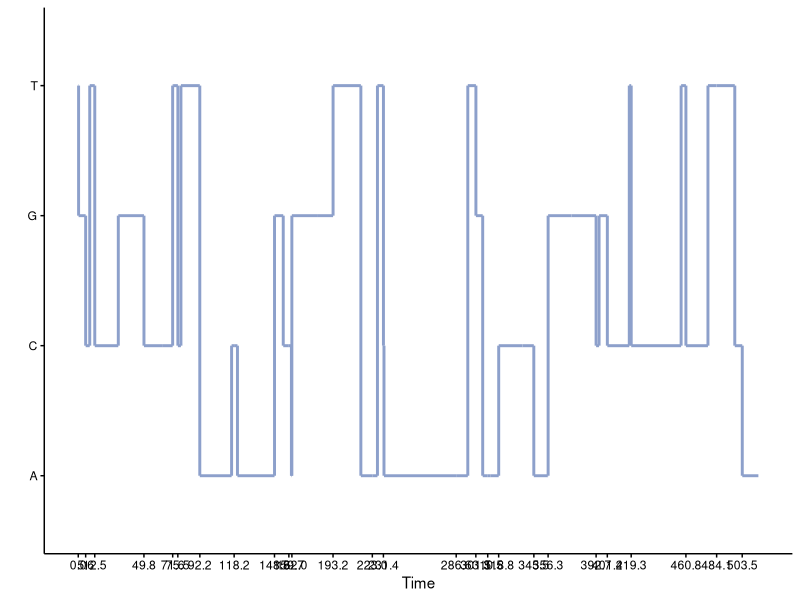
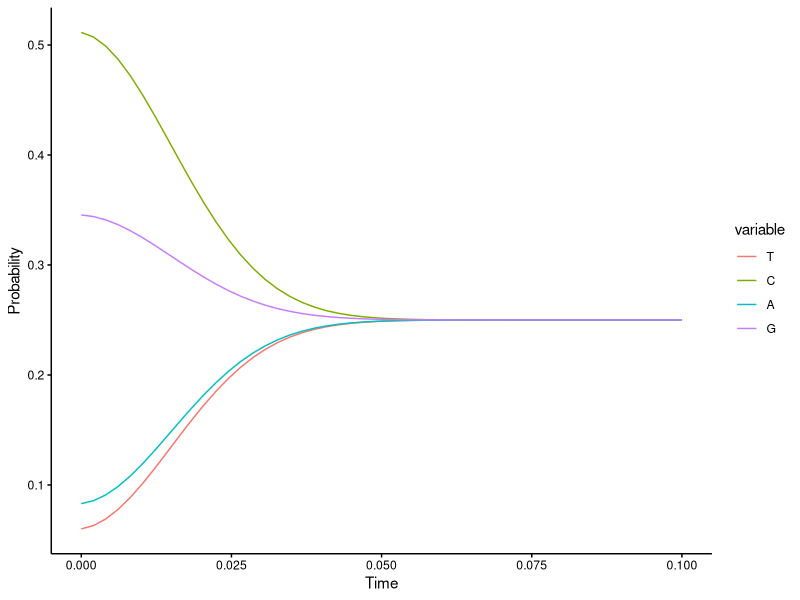
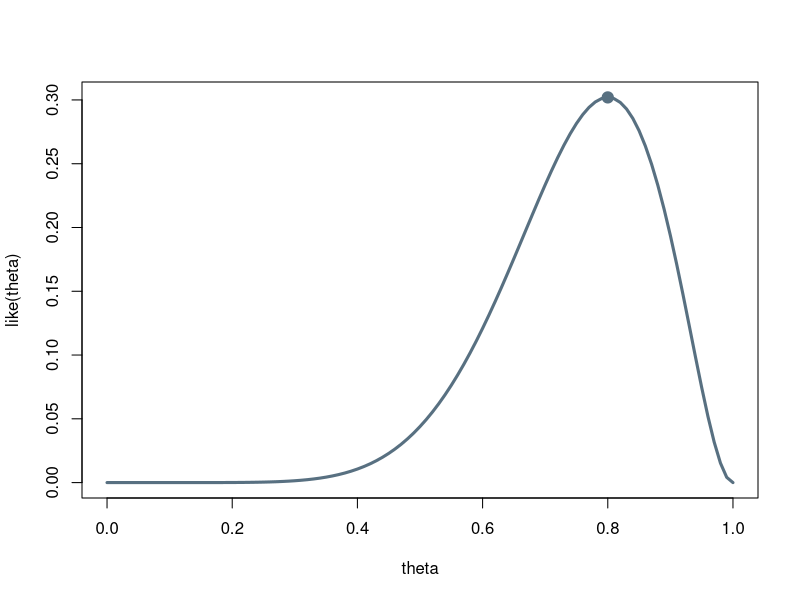
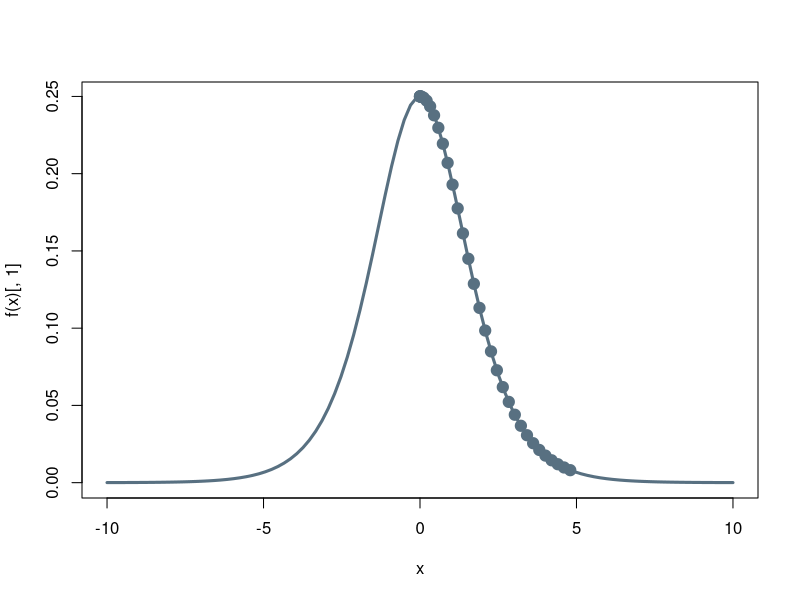

Reproduce these figures in R, in order.
################
#---PACKAGES---#
################
require(ggplot2)
require(reshape2)


###########################
#---POISSON SAMPLE PATH---#
###########################
# 4 x 12
paths = 1
N = 50

rate = 0.1

colorBeta <- rgb(252, 141, 98, maxColorValue = 255, alpha = 255)  
colorAlpha <- rgb(141, 160, 203, maxColorValue = 255, alpha = 255)  

theList <- list()
for(j in 1 : paths) {
  
  data = data.frame(
    x = rep(NA, 2 * N + 1),
    xend = rep(NA, 2 * N + 1 ),
    y = rep(NA, 2 * N + 1),
    yend = rep(NA, 2 * N + 1),
    path = rep(NA, 2 * N + 1)
  )
  
  data$x[1] = 0
  data$xend[1] = rexp(1, rate = rate)
  
  data$y[1] = sample(c("A", "C", "G", "T"), size = 1)
  data$yend = data$y
  
  ids = seq( from = 1, to = (2 * N - 1), by = 2 )
  
  for(i in ids) {
    
    char = sample(c("A", "C", "G", "T"), size = 1)
    time = rexp(1, rate = rate)
    
    data$x[i + 1] = data$xend[i]
    data$xend[i + 1] = data$x[i + 1]
    
    data$y[i + 1] = data$yend[i]
    data$yend[i + 1] = char
    
    data$x[i + 2] = data$xend[i + 1]
    data$xend[i + 2] = data$x[i + 2] + time
    
    data$y[i + 2] = data$yend[i + 1]
    data$yend[i + 2] = data$y[i + 2]
    
    data$path[i] <- data$path[i + 1] <- data$path[i + 2] <- j
    
  } # END: i
  
  theList[[j]] = data
} # END: j

data_melt <- do.call("rbind", theList)
data_melt$path <- as.factor(data_melt$path)
  
p <- ggplot(data_melt)
p <- p + geom_segment(aes(x = x, y = y, xend = xend, yend = yend, linetype = path), colour = colorAlpha, size = 1)
# p <- p + geom_point(aes(x = x, y = y), colour = colorAlpha, fill = colorAlpha, shape = 21, size = 2)

theme1 <- theme(
  axis.line = element_line(colour = "black"),
  axis.text = element_text(colour = "black"),
  axis.ticks = element_line(colour = "black"),
  legend.position = "none",
  panel.background = element_rect(size = 1, fill = "white", colour = NA),
  panel.border = element_blank(),
  panel.grid.major = element_blank(),
  panel.grid.minor = element_blank()
)

nth = 2
ticks <- unique(round(data_melt$x, 1))
ticks <- ticks[seq(1, length(ticks), nth)]
p <- p + scale_x_continuous(
  breaks = ticks
  )

p <- p + theme1
p <- p + xlab("Time") + ylab("")
print(p)


#########################
#---JC69 CTMC EXAMPLE---#
#########################
JC69 <- function (theta, t) {
  p0 = 1/4 + 3/4 * exp(-4*theta*t)
  p1 = 1/4 - 1/4 * exp(-4*theta*t)
  
  trans_prob = matrix(c(p0, p1, p1, p1,
                        p1, p0, p1, p1,
                        p1, p1, p0, p1,
                        p1, p1, p1, p0
  ), nrow = 4, ncol = 4, byrow = T)
  
  colnames(trans_prob) <- rownames(trans_prob) <- c("T", "C", "A", "G")
  return(trans_prob)
}

N = 50
times = seq(0, 0.1, length.out = N)
data <- data.frame(
    T = rep(NA, N),
    C = rep(NA, N),
    A = rep(NA, N),
    G = rep(NA, N)
    )

# set.seed(123)
r    <- runif(4)
vect <- r / sum(r)


data[1, ] <- vect
theta    <- 2

for (i in 2 : N) {
   probs = as.matrix(data[i - 1, ], nrow = 1, ncol = 4)
   data[i, ] <- probs %*% JC69(theta, t = times[i])   
}

data_melt <- melt(cbind(t = times, data), id.vars = "t") 

p <- ggplot(data_melt)
p <- p + geom_line(aes(x = t, y = value, color = variable))    
p <- p + xlab("Time") + ylab("Probability")
theme <- theme(
  axis.title = element_text(colour = "black"),
  axis.text = element_text(colour = "black"),
  axis.line = element_line(colour = "black"),
  axis.ticks = element_line(colour = "black"),
  panel.background = element_rect(size = 1, fill = "white", colour = NA),
  plot.background = element_rect(colour = NA),
  panel.border = element_blank(),
  panel.grid.major = element_blank(),
  panel.grid.minor = element_blank()
)
p <- p + theme
print(p)


###################################
#---BINOMIAL LIKELIHOOD EXAMPLE---#
###################################
myBlue = rgb(r = 86, g = 110, b = 126, maxColorValue = 250)

like <- function(theta, k = 8, n = 10) {
  return(dbinom(k, n, theta))
}

# 900 x 600
theta <- seq(from = 0, to = 1, by = 0.01)
plot(theta, like(theta), type = "l", col = myBlue, lwd = 3)




points(0.8, like(0.8), pch = 19, col = myBlue, cex = 1.5)


######################
#---NEWTON RAPHSON---#
######################
myBlue = rgb(r = 86, g = 110, b = 126, maxColorValue = 250)

f <- function(x) {
  f = exp(x)/(1 + exp(x))^2
  fx = exp(x)/(1 + exp(x))^2 - 2*exp(2*x)/(1 + exp(x))^3
  fxx = 6 * exp(x)/(1 + exp(x))^4 - 6*exp(2*x)/(1 + exp(x))^3 + exp(x)/(1+exp(x))^2
  return( data.frame(f = f, fx = fx, fxx = fxx ) )
}

x = seq(-10, 10, length.out = 100)
plot(x, f(x)[,1], type = "l", col = myBlue, lwd = 3)

newtonRaphson <- function(f, x0, tol = 1/10^9, maxIter = 100) {
  
  x  = x0
  fx = f(x)
  i  = 0
  
  cat(paste(c("i", "x", "f(x)", "\n"), sep = "\t"))
  while ( (abs(fx[, 2]) > tol) ) {
    
    if(i < maxIter) {
      
      x  = x - fx[, 2] / fx[, 3]
      fx = f(x)
      
      points(x, fx[,1], pch = 19, col = myBlue, cex = 1.5)
      cat(paste(c(i, x, fx[,1], "\n"), sep = "\t"))
      Sys.sleep(0.5)  
      
      i  = i + 1
      
    } else {
      break;
    }#END: maxIter check
  }#END: tolerance loop
  
  return(x)
}

x.star <- newtonRaphson(f, 5)
